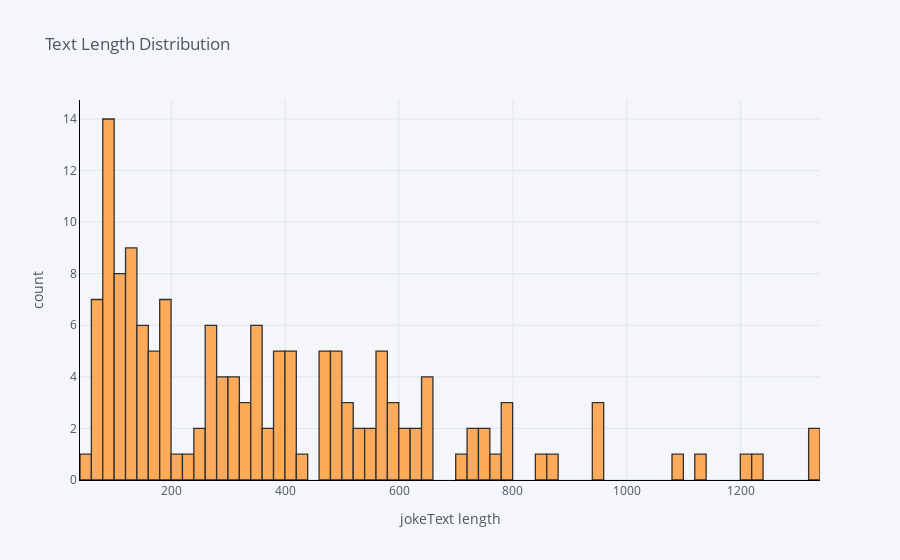

The code cell stored with this chart in its notebook:
### Markdown cell above
# NLP EDA:  Exploratory Data Analysis

### Code cell
configure_plotly_browser_state()

jokes['jokeText'].apply(lambda x: len(x)).iplot(
    kind='hist',
    bins=100,
    xTitle='jokeText length',
    linecolor='black',
    yTitle='count',
    title='Text Length Distribution')

### Figure 1 — Plotly figure (JSON) as saved in the notebook; plotly's stock layout.template omitted (floating-point values rounded to 4 significant figures; data arrays with more than 128 entries replaced by an {"elided": "..."} marker saying what was removed)
{"data": [{"histfunc": "count", "histnorm": "", "marker": {"color": "rgba(255, 153, 51, 1.0)", "line": {"color": "#000000", "width": 1.3}}, "name": "jokeText", "nbinsx": 100, "opacity": 0.8, "orientation": "v", "type": "histogram", "x": {"elided": "150 int values"}}], "layout": {"barmode": "overlay", "legend": {"bgcolor": "#F5F6F9", "font": {"color": "#4D5663"}}, "paper_bgcolor": "#F5F6F9", "plot_bgcolor": "#F5F6F9", "title": {"font": {"color": "#4D5663"}, "text": "Text Length Distribution"}, "xaxis": {"gridcolor": "#E1E5ED", "linecolor": "black", "showgrid": true, "tickfont": {"color": "#4D5663"}, "title": {"font": {"color": "#4D5663"}, "text": "jokeText length"}, "zerolinecolor": "#E1E5ED"}, "yaxis": {"gridcolor": "#E1E5ED", "linecolor": "black", "showgrid": true, "tickfont": {"color": "#4D5663"}, "title": {"font": {"color": "#4D5663"}, "text": "count"}, "zerolinecolor": "#E1E5ED"}}}
